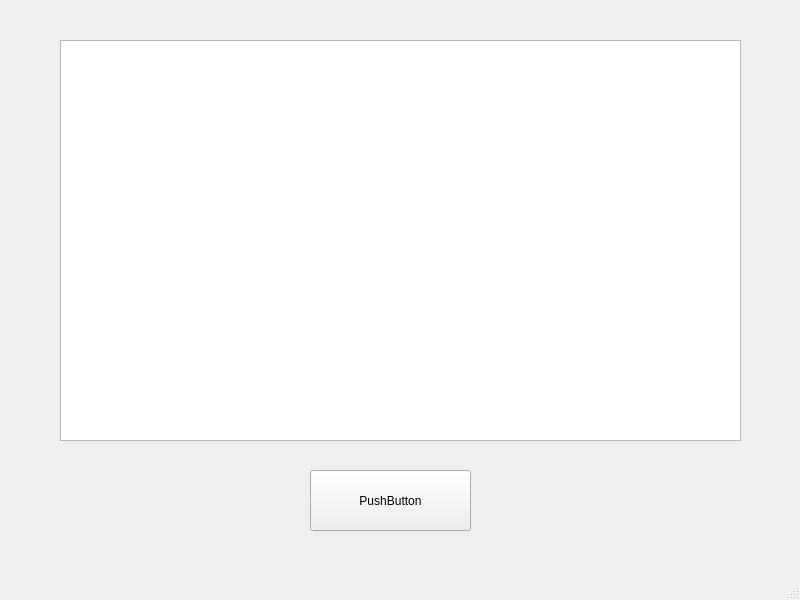
<?xml version="1.0" encoding="UTF-8"?>
<ui version="4.0">
 <class>MainWindow</class>
 <widget class="QMainWindow" name="MainWindow">
  <property name="geometry">
   <rect>
    <x>0</x>
    <y>0</y>
    <width>800</width>
    <height>600</height>
   </rect>
  </property>
  <property name="windowTitle">
   <string>MainWindow</string>
  </property>
  <widget class="QWidget" name="centralwidget">
   <widget class="QPushButton" name="pushButton">
    <property name="geometry">
     <rect>
      <x>310</x>
      <y>470</y>
      <width>161</width>
      <height>61</height>
     </rect>
    </property>
    <property name="text">
     <string>PushButton</string>
    </property>
   </widget>
   <widget class="QGraphicsView" name="graphicsView">
    <property name="geometry">
     <rect>
      <x>60</x>
      <y>40</y>
      <width>681</width>
      <height>401</height>
     </rect>
    </property>
   </widget>
  </widget>
  <widget class="QMenuBar" name="menubar">
   <property name="geometry">
    <rect>
     <x>0</x>
     <y>0</y>
     <width>800</width>
     <height>21</height>
    </rect>
   </property>
  </widget>
  <widget class="QStatusBar" name="statusbar"/>
 </widget>
 <resources/>
 <connections/>
</ui>
